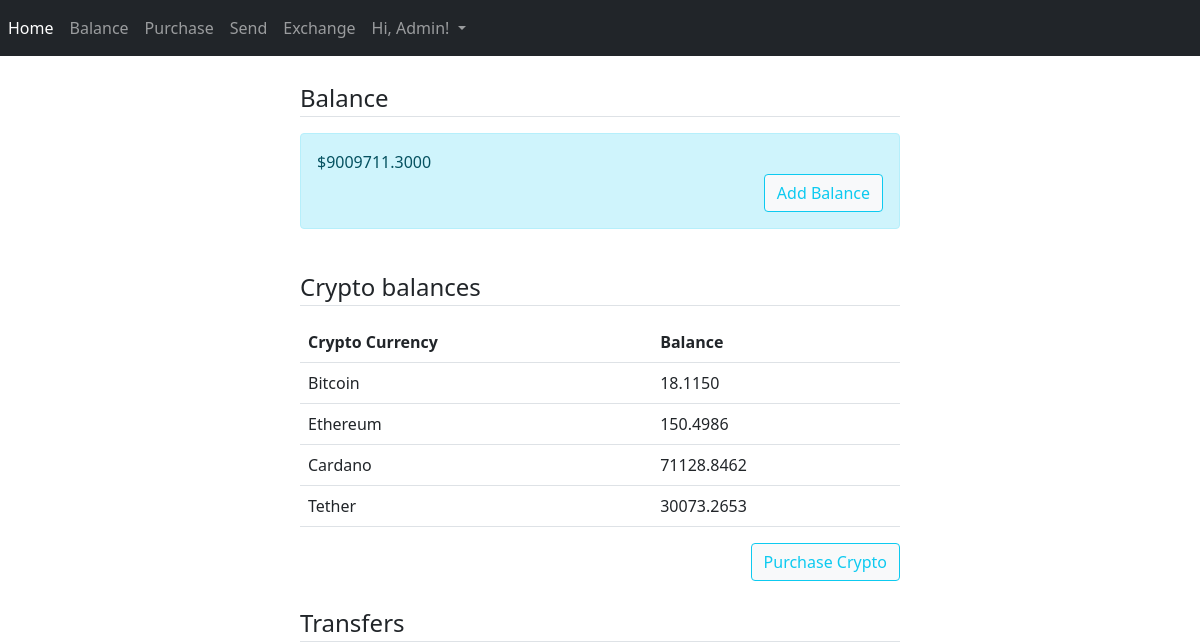
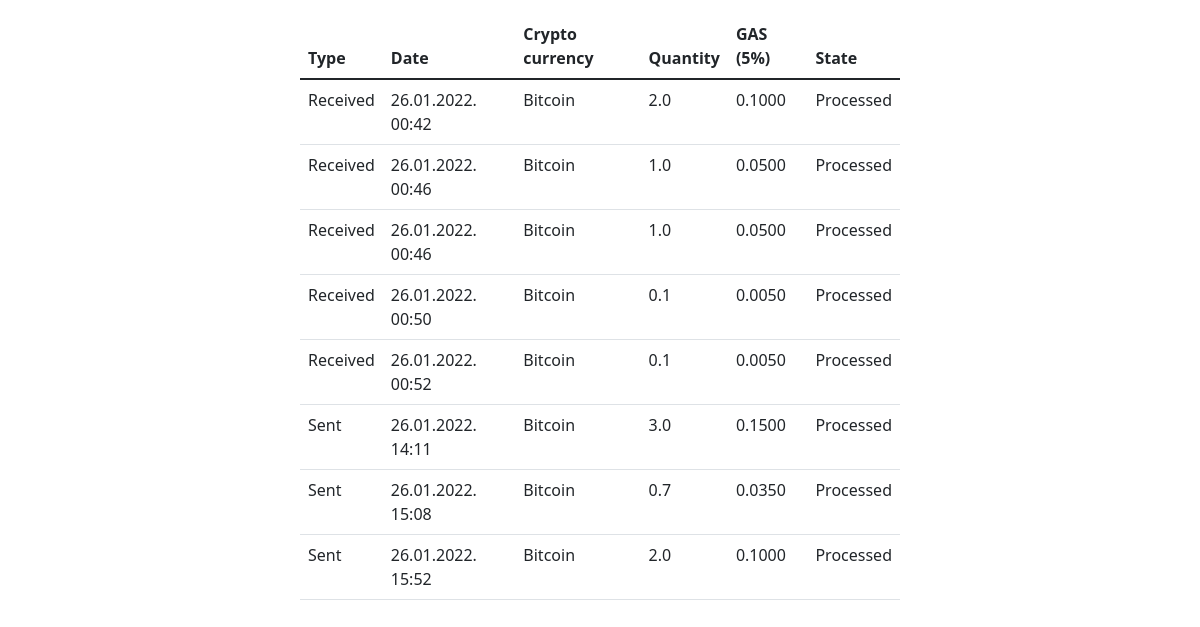
The app's page /balance (signed in), older data (2 pictures, top to bottom).
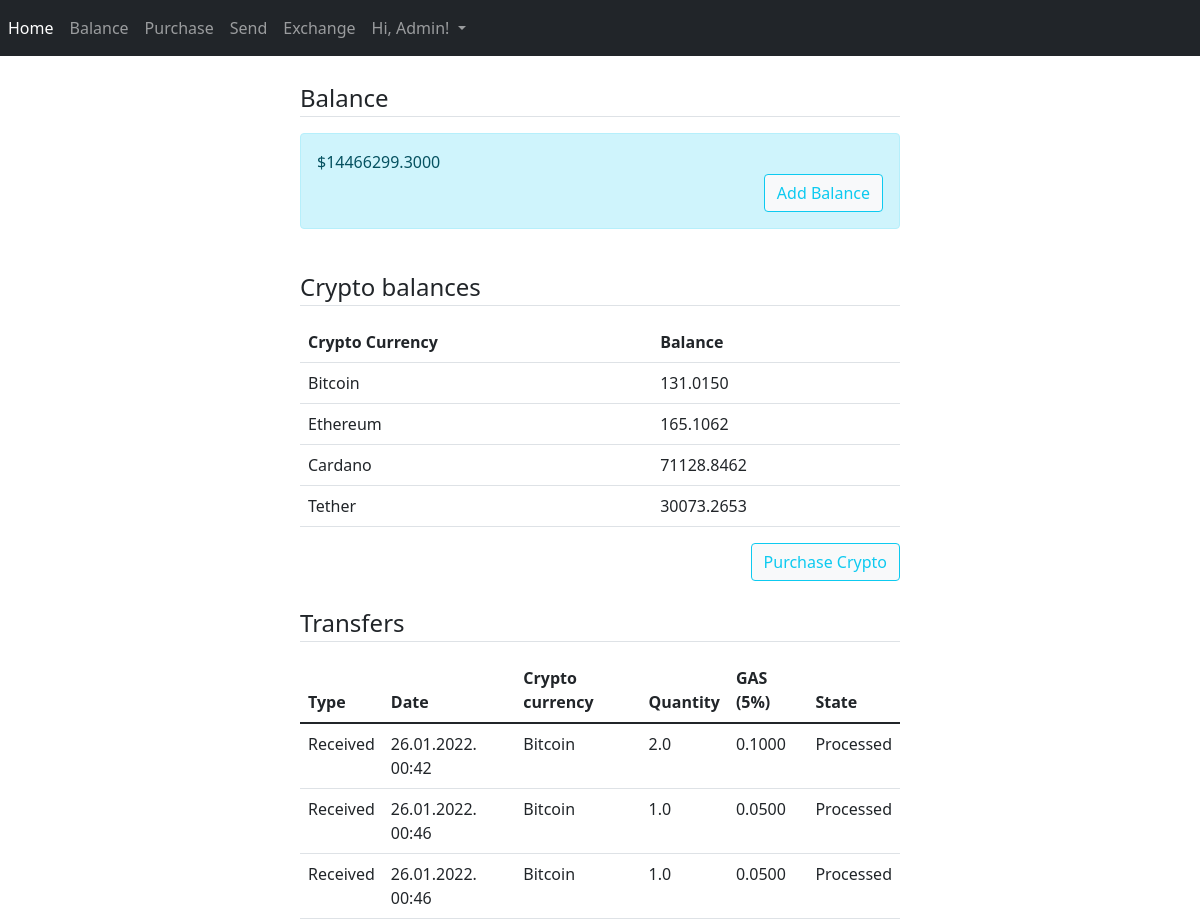
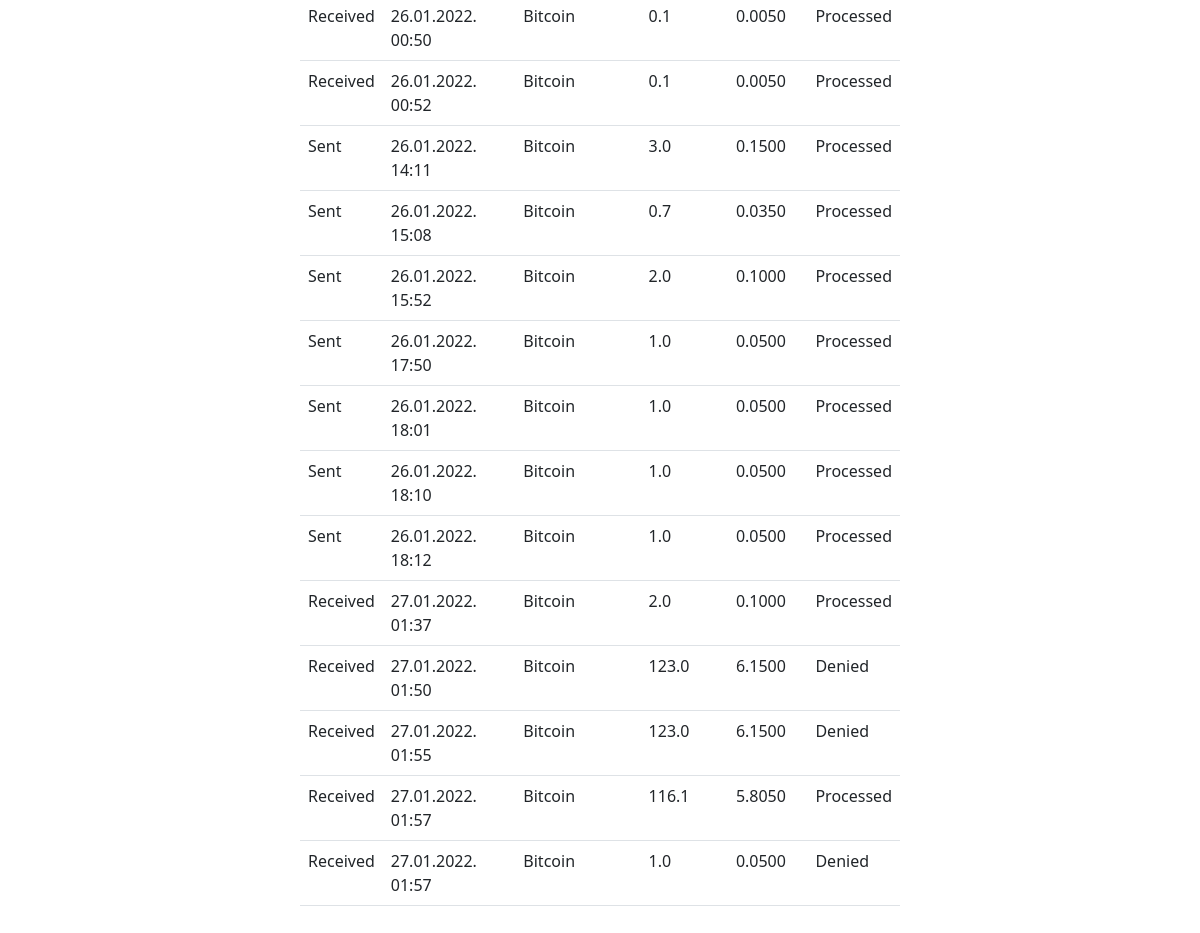
The same page, newer data (2 pictures, top to bottom).
### CryptoExchange/models/dbmodels.py (models this page shows, shortened)
class User(db.Model, UserMixin):
    id = db.Column(db.Integer, primary_key=True)
    first_name = db.Column(db.String(20), nullable=False)
    last_name = db.Column(db.String(20), nullable=False)
    address = db.Column(db.String(20), nullable=False)
    city = db.Column(db.String(20), nullable=False)
    country = db.Column(db.String(20), nullable=False)
    phone = db.Column(db.String(15), nullable=False, unique=True)
    email = db.Column(db.String(120), nullable=False, unique=True)
    password = db.Column(db.String(60), nullable=False)
    verified = db.Column(db.Boolean, default=False, nullable=False)
    balance = db.Column(db.Float, default=0, nullable=False)
    sent_transactions = db.relationship('Transactions', backref='sender',
                                        foreign_keys="Transactions.sender_id", lazy=True)
    recv_transactions = db.relationship('Transactions', backref='receiver',
                                        foreign_keys="Transactions.receiver_id", lazy=True)

class Transactions(db.Model):
    id = db.Column(db.Integer, primary_key=True)
    sender_id = db.Column(db.Integer, db.ForeignKey('user.id'), nullable=False)
    receiver_id = db.Column(db.Integer, db.ForeignKey('user.id'), nullable=False)
    transaction_hash = db.Column(db.String(64), nullable=False, default='0')
    crypto = db.Column(db.String(60), nullable=False)
    quantity = db.Column(db.Float, nullable=False)
    gas_percentage = db.Column(db.Float, nullable=False)
    gas = db.Column(db.Float, nullable=False)
    state = db.Column(db.Enum(TransactionState), nullable=False, default=TransactionState.IN_PROCESS)
    date_started = db.Column(db.DateTime, nullable=False, default=datetime.now)

### CryptoExchange/controllers/routes.py (the view)
@app.route('/balance')
@login_required
def balance():
    if not current_user.verified:
        return redirect(url_for('profile_activation'))
    account_balance = current_user.balance
    crypto_balance = get_user_crypto_balance(current_user.id)
    transfers = Transactions.query.filter(((Transactions.sender_id == current_user.id)
                                           | (Transactions.receiver_id == current_user.id))
                                          & (Transactions.sender_id != Transactions.receiver_id)).all()
    return render_template('balance.html', title='Balance',
                           balance=account_balance,
                           crypto_balance=crypto_balance,
                           transfer=transfers)

### CryptoExchange/models/dbmodels.py (called while the page is built)
@login_manager.user_loader
def load_user(user_id):
    return User.query.get(int(user_id))

### CryptoExchange/templates/balance.html (shortened to what this page needs)
{% extends "layout.html" %}
{% block content %}
<div style="margin: 0 auto; width: 50%;">
    <br/>
    <div style="container-fluid">
        <legend class="border-bottom mb-3">Balance</legend>
        <div class="alert alert-info" role="alert">
            ${{ "{:.4f}".format(balance) }}
            <div style="text-align: right;">
                        <a class="btn btn-outline-info btn-light" href="{{ url_for('add_balance') }}" role="button">Add Balance</a>
                        </div>
        </div>
        <br/>
    </div>
    <div style="container-fluid">
        <legend class="border-bottom mb-3">Crypto balances</legend>
        <table class="table table-hover">
            <tr>
                <th>Crypto Currency</th>
                <th>Balance</th>
            </tr>
            {% for key, value in crypto_balance.items() %}
            <tr>
                <td>{{ key }}</td>
                <td>{{ "{:.4f}".format(value) }}</td>
            </tr>
            {% endfor %}
        </table>
                <div style="text-align: right;">
                        <a class="btn btn-outline-info btn-light" href="{{ url_for('purchase') }}" role="button">Purchase Crypto</a>
                        </div>
    </div>
    <br/>
    <div style="container-fluid">
        <legend class="border-bottom mb-3">Transfers</legend>
        <table id="data" class="table table-hover">
            <thead>
            <tr>
                <th>Type</th>
                <th>Date</th>
                <th>Crypto currency</th>
                <th>Quantity</th>
                <th>GAS (5%)</th>
                <th>State</th>
            </tr>
            </thead>
            <tbody>
            {% for item in transfer %}
            <tr>
                {% if item.receiver_id == current_user.id and item.sender_id == current_user.id %}
                <td>Bought</td>
                {% elif item.sender_id == current_user.id %}
                <td>Sent</td>
                {% elif item.receiver_id == current_user.id %}
                <td>Received</td>
                {% endif %}
                <td>{{ item.date_started.strftime('%d.%m.%Y. %H:%M') }}</td>
                <td>{{ item.crypto }}</td>
                <td>{{ item.quantity }}</td>
                <td>{{ "{:.4f}".format(item.gas) }}</td>
                <td>{{ item.state.value }}</td>
            </tr>
            {% endfor %}
            </tbody>
        </table>
    </div>
</div>
{% endblock content %}

### CryptoExchange/templates/layout.html (shortened to what this page needs)
<!DOCTYPE html>
<html lang="en" xmlns="">
<head>
    <link href="https://cdn.jsdelivr.net/npm/bootstrap@5.1.3/dist/css/bootstrap.min.css" rel="stylesheet"
>
    <link rel="stylesheet" type="text/css" href="https://cdn.datatables.net/1.11.4/css/jquery.dataTables.css">
</head>
<body>
<nav class="navbar navbar-expand-sm navbar-dark bg-dark">
    <div class="collapse navbar-collapse" id="navbarNav">
        <div class="navbar-nav">
            <a class="nav-item nav-link active" href="{{ url_for('home') }}">Home</a>
            {% if current_user.is_authenticated %}
            <a class="nav-item nav-link" href="{{ url_for('balance') }}">Balance</a>
            <a class="nav-item nav-link" href="{{ url_for('purchase') }}">Purchase</a>
            <a class="nav-item nav-link" href="{{ url_for('transfer') }}">Send</a>
            <a class="nav-item nav-link" href="{{ url_for('exchange') }}">Exchange</a>
            <div class="nav-item dropdown ms-auto">
                <a class="nav-link dropdown-toggle" href="#" id="navbarDropdownMenuLink" role="button"
                   data-toggle="dropdown" aria-haspopup="true" aria-expanded="false">
                    Hi, {{ current_user.first_name }}!
                </a>
            </div>
            {% else %}
            <a class="nav-item nav-link" href="{{ url_for('register') }}">Register</a>
            <a class="nav-item nav-link" href="{{ url_for('login') }}">Login</a>
            {% endif %}
        </div>
    </div>
</nav>
{% block content %}{% endblock %}
</body>
<br/>
</html>

Row changes from the older to the newer data that the page shows:
changed User "Admin": balance "9009711.3000" → "14466299.3000"
computed for Transactions (number 1 of 21 on the later page): value "18.1150" → "131.0150"
computed for Transactions "Ethereum": value "150.4986" → "165.1062"
added Transactions: shows "Sent", date_started "26.01.2022. 17:50", crypto "Bitcoin", quantity "1.0", gas "0.0500", state.value "Processed", shown under "Transfers"
added Transactions: shows "Sent", date_started "26.01.2022. 18:01", crypto "Bitcoin", quantity "1.0", gas "0.0500", state.value "Processed", shown under "Transfers"
added Transactions: shows "Sent", date_started "26.01.2022. 18:10", crypto "Bitcoin", quantity "1.0", gas "0.0500", state.value "Processed", shown under "Transfers"
added Transactions: shows "Sent", date_started "26.01.2022. 18:12", crypto "Bitcoin", quantity "1.0", gas "0.0500", state.value "Processed", shown under "Transfers"
added Transactions: shows "Received", date_started "27.01.2022. 01:37", crypto "Bitcoin", quantity "2.0", gas "0.1000", state.value "Processed", shown under "Transfers"
added Transactions: shows "Received", date_started "27.01.2022. 01:50", crypto "Bitcoin", quantity "123.0", gas "6.1500", state.value "Denied", shown under "Transfers"
added Transactions: shows "Received", date_started "27.01.2022. 01:55", crypto "Bitcoin", quantity "123.0", gas "6.1500", state.value "Denied", shown under "Transfers"
added Transactions: shows "Received", date_started "27.01.2022. 01:57", crypto "Bitcoin", quantity "116.1", gas "5.8050", state.value "Processed", shown under "Transfers"
added Transactions: shows "Received", date_started "27.01.2022. 01:57", crypto "Bitcoin", quantity "1.0", gas "0.0500", state.value "Denied", shown under "Transfers"
